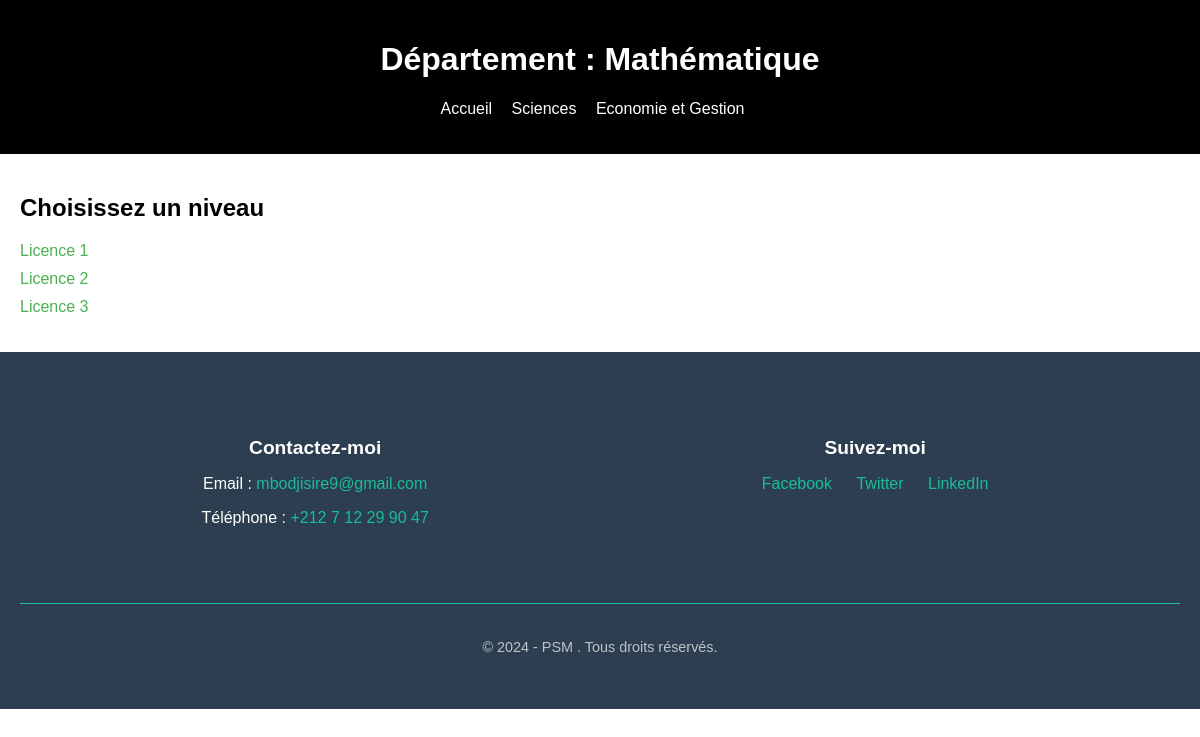
Screenshot of /scientifique/Mathématique/ with the database file from the repository.
### etudiants/cours/models.py (models this page shows)
class Departement(models.Model):
    nom = models.CharField(max_length=100)
    FACULTE_CHOICES = [
        ('scientifique', 'Faculté des Sciences'),
        ('litteraire', 'Faculté des Economies'),
    ]
    faculte = models.CharField(max_length=15, choices=FACULTE_CHOICES)
    def __str__(self):
        return f'{self.nom} ({self.get_faculte_display()})'

class Niveau(models.Model):
    departement = models.ForeignKey(Departement, on_delete=models.CASCADE)
    nom = models.CharField(max_length=20)
    def __str__(self):
        return f'{self.nom} - {self.departement.nom}'

### etudiants/cours/views.py (the view)
# urls.py: path('scientifique/<str:departement_nom>/', views.departement, name='departement'),
def departement(request, departement_nom):
    departement = get_object_or_404(Departement, nom=departement_nom)
    niveaux = Niveau.objects.filter(departement=departement)
    return render(request, 'departement.html', {'departement': departement, 'niveaux': niveaux})

### etudiants/cours/templates/departement.html (shortened to what this page needs)
    {% load static %}
<!DOCTYPE html>
<html lang="fr">
<head>
    {% load static %}
    <link rel="stylesheet" href="{% static 'css/styles.css' %}">
</head>
<body>
    <header>
        <h1>Département : {{ departement.nom }}</h1>
        <nav>
            <ul>
                <li><a href="{% url 'home' %}">Accueil</a></li>
                <li><a href="{% url 'scientifique' %}">Sciences</a></li>
                <li><a href="{% url 'litteraire' %}">Economie et Gestion</a></li>
            </ul>
        </nav>
    </header>
    <main>
        <section>
            <h2>Choisissez un niveau</h2>
            <ul>
                {% for niveau in niveaux %}
                <li><a href="{% url 'niveau' departement.nom niveau.nom %}">{{ niveau.nom }}</a></li>
                {% endfor %}
            </ul>
        </section>
    </main>
    <footer class="footer">
        <div class="container">
            <div class="footer-content">
                <div class="contact-info">
                    <h4>Contactez-moi</h4>
                    <p>Email : <a href="mailto:ton-email@example.com">mbodjisire9@gmail.com</a></p>
                    <p>Téléphone : <a href="tel:+123456789">+212 7 12 29 90 47</a></p>
                </div>
                <div class="social-media">
                    <h4>Suivez-moi</h4>
                    <ul class="social-icons">
                        <li><a href="https://web.facebook.com/?_rdc=1&_rdr" target="_blank">Facebook</a></li>
                        <li><a href="https://x.com/home" target="_blank">Twitter</a></li>
                        <li><a href="https://www.linkedin.com/feed/" target="_blank">LinkedIn</a></li>
                    </ul>
                </div>
            </div>
            <div class="footer-bottom">
                <p>&copy; 2024 - PSM . Tous droits réservés.</p>
            </div>
        </div>
    </footer>
</body>
</html>

### etudiants/cours/static/css/styles.css (style rules this page uses)
body { font-family: Arial, sans-serif; margin: 0; padding: 0; }
header { background-color: black; padding: 20px; color: white; text-align: center; }
nav ul { list-style-type: none; padding: 0; }
nav ul li { display: inline; margin-right: 15px; }
nav ul li a { color: white; text-decoration: none; }
main { padding: 20px; }
h1, h2 { color: #333; }
ul { list-style-type: none; padding: 0; }
ul li { margin-bottom: 10px; }
ul li a { text-decoration: none; color: #4CAF50; }
footer { background-color: #2c3e50; color: white; padding: 20px; text-align: center; }
.footer-content { display: flex; justify-content: space-between; padding: 20px; }
.footer-bottom { border-top: 1px solid #34495e; padding-top: 10px; font-size: 0.9em; color: #bdc3c7; }

### etudiants/cours/templates/departement.html (style rules this page uses)
body { font-family: Arial, sans-serif; margin: 0; padding: 0; }
header { background-color: black; padding: 20px; color: white; text-align: center; }
nav ul { list-style-type: none; padding: 0; }
nav ul li { display: inline; margin-right: 15px; }
nav ul li a { color: white; text-decoration: none; }
main { padding: 20px; }
h1 { color: white; }
h2 { color: black; }
ul { list-style-type: none; padding: 0; }
ul li { margin-bottom: 10px; }
ul li a { text-decoration: none; color: #4CAF50; }
.footer { background-color: #2c3e50; color: white; padding: 40px 0; text-align: center; }
.footer h4 { font-size: 1.2em; margin-bottom: 15px; }
.footer .container { max-width: 1200px; margin: 0 auto; padding: 0 20px; }
.footer-content { display: flex; justify-content: space-around; flex-wrap: wrap; }
.contact-info, .social-media { margin-bottom: 20px; }
.footer a { color: #1abc9c; text-decoration: none; }
.social-icons { list-style: none; padding: 0; }
.social-icons li { display: inline; margin: 0 10px; }
.footer-bottom { border-top: 1px solid #1abc9c; padding-top: 20px; margin-top: 20px; }

### rows the page displays
Departement: nom "Mathématique"
Niveau: nom "Licence 1"
Niveau: nom "Licence 2"
Niveau: nom "Licence 3"
